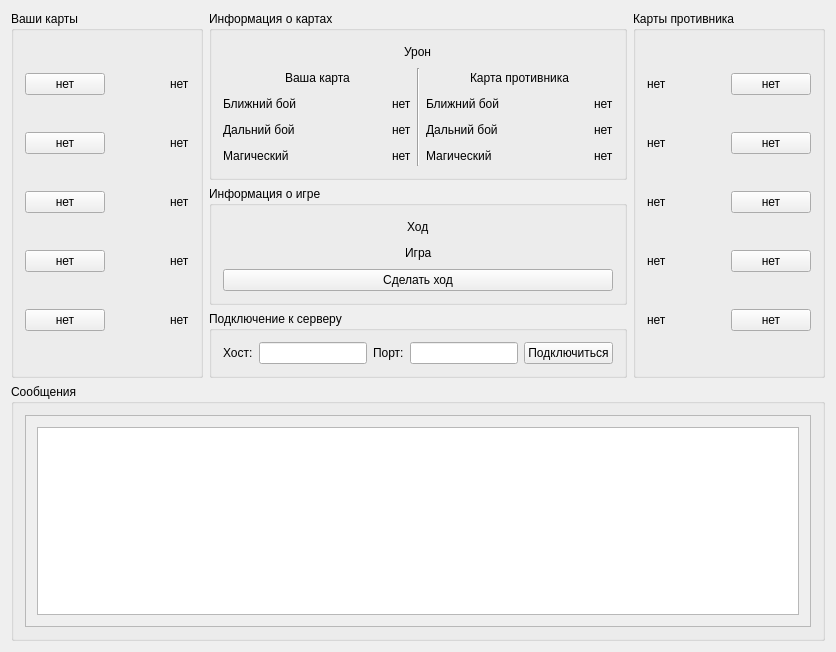
<?xml version="1.0" encoding="UTF-8"?>
<ui version="4.0">
 <class>ClientGui</class>
 <widget class="QMainWindow" name="ClientGui">
  <property name="geometry">
   <rect>
    <x>0</x>
    <y>0</y>
    <width>836</width>
    <height>652</height>
   </rect>
  </property>
  <property name="windowTitle">
   <string>Игра</string>
  </property>
  <widget class="QWidget" name="centralWidget">
   <layout class="QVBoxLayout" name="verticalLayout">
    <item>
     <layout class="QHBoxLayout" name="horizontalLayout_2">
      <item>
       <widget class="QGroupBox" name="my_cards">
        <property name="title">
         <string>Ваши карты</string>
        </property>
        <layout class="QGridLayout" name="gridLayout_6">
         <item row="1" column="0">
          <widget class="QPushButton" name="myCard2">
           <property name="text">
            <string>нет</string>
           </property>
          </widget>
         </item>
         <item row="2" column="0">
          <widget class="QPushButton" name="myCard3">
           <property name="text">
            <string>нет</string>
           </property>
          </widget>
         </item>
         <item row="3" column="2">
          <widget class="QLabel" name="myHealth4">
           <property name="text">
            <string>нет</string>
           </property>
          </widget>
         </item>
         <item row="2" column="2">
          <widget class="QLabel" name="myHealth3">
           <property name="text">
            <string>нет</string>
           </property>
          </widget>
         </item>
         <item row="0" column="2">
          <widget class="QLabel" name="myHealth1">
           <property name="text">
            <string>нет</string>
           </property>
          </widget>
         </item>
         <item row="4" column="0">
          <widget class="QPushButton" name="myCard5">
           <property name="text">
            <string>нет</string>
           </property>
          </widget>
         </item>
         <item row="1" column="2">
          <widget class="QLabel" name="myHealth2">
           <property name="text">
            <string>нет</string>
           </property>
          </widget>
         </item>
         <item row="3" column="0">
          <widget class="QPushButton" name="myCard4">
           <property name="text">
            <string>нет</string>
           </property>
          </widget>
         </item>
         <item row="0" column="0">
          <widget class="QPushButton" name="myCard1">
           <property name="text">
            <string>нет</string>
           </property>
          </widget>
         </item>
         <item row="4" column="2">
          <widget class="QLabel" name="myHealth5">
           <property name="text">
            <string>нет</string>
           </property>
           <property name="scaledContents">
            <bool>false</bool>
           </property>
          </widget>
         </item>
         <item row="0" column="1">
          <spacer name="horizontalSpacer">
           <property name="orientation">
            <enum>Qt::Horizontal</enum>
           </property>
           <property name="sizeHint" stdset="0">
            <size>
             <width>40</width>
             <height>20</height>
            </size>
           </property>
          </spacer>
         </item>
        </layout>
        <zorder>myCard1</zorder>
        <zorder>myHealth1</zorder>
        <zorder>myHealth2</zorder>
        <zorder>myCard2</zorder>
        <zorder>myHealth3</zorder>
        <zorder>myCard3</zorder>
        <zorder>myHealth4</zorder>
        <zorder>myCard4</zorder>
        <zorder>myHealth5</zorder>
        <zorder>myCard5</zorder>
        <zorder>horizontalSpacer</zorder>
       </widget>
      </item>
      <item>
       <layout class="QVBoxLayout" name="verticalLayout_7">
        <item>
         <widget class="QGroupBox" name="stats">
          <property name="title">
           <string>Информация о картах</string>
          </property>
          <layout class="QGridLayout" name="gridLayout_4">
           <item row="0" column="0" colspan="3">
            <layout class="QHBoxLayout" name="horizontalLayout_15">
             <item>
              <spacer name="horizontalSpacer_16">
               <property name="orientation">
                <enum>Qt::Horizontal</enum>
               </property>
               <property name="sizeHint" stdset="0">
                <size>
                 <width>40</width>
                 <height>20</height>
                </size>
               </property>
              </spacer>
             </item>
             <item>
              <widget class="QLabel" name="label_15">
               <property name="text">
                <string>Урон</string>
               </property>
              </widget>
             </item>
             <item>
              <spacer name="horizontalSpacer_15">
               <property name="orientation">
                <enum>Qt::Horizontal</enum>
               </property>
               <property name="sizeType">
                <enum>QSizePolicy::Expanding</enum>
               </property>
               <property name="sizeHint" stdset="0">
                <size>
                 <width>40</width>
                 <height>20</height>
                </size>
               </property>
              </spacer>
             </item>
            </layout>
           </item>
           <item row="1" column="0">
            <layout class="QGridLayout" name="gridLayout">
             <item row="2" column="0">
              <layout class="QHBoxLayout" name="horizontalLayout_17">
               <item>
                <widget class="QLabel" name="label_18">
                 <property name="text">
                  <string>Дальний бой</string>
                 </property>
                </widget>
               </item>
               <item>
                <spacer name="horizontalSpacer_18">
                 <property name="orientation">
                  <enum>Qt::Horizontal</enum>
                 </property>
                 <property name="sizeHint" stdset="0">
                  <size>
                   <width>10</width>
                   <height>20</height>
                  </size>
                 </property>
                </spacer>
               </item>
               <item>
                <widget class="QLabel" name="myDamageRange">
                 <property name="text">
                  <string>нет</string>
                 </property>
                </widget>
               </item>
              </layout>
             </item>
             <item row="3" column="0">
              <layout class="QHBoxLayout" name="horizontalLayout_18">
               <item>
                <widget class="QLabel" name="label_20">
                 <property name="text">
                  <string>Магический</string>
                 </property>
                </widget>
               </item>
               <item>
                <spacer name="horizontalSpacer_19">
                 <property name="orientation">
                  <enum>Qt::Horizontal</enum>
                 </property>
                 <property name="sizeHint" stdset="0">
                  <size>
                   <width>10</width>
                   <height>20</height>
                  </size>
                 </property>
                </spacer>
               </item>
               <item>
                <widget class="QLabel" name="myDamageMagic">
                 <property name="text">
                  <string>нет</string>
                 </property>
                </widget>
               </item>
              </layout>
             </item>
             <item row="1" column="0">
              <layout class="QHBoxLayout" name="horizontalLayout_16">
               <item>
                <widget class="QLabel" name="label_16">
                 <property name="text">
                  <string>Ближний бой</string>
                 </property>
                </widget>
               </item>
               <item>
                <spacer name="horizontalSpacer_17">
                 <property name="orientation">
                  <enum>Qt::Horizontal</enum>
                 </property>
                 <property name="sizeHint" stdset="0">
                  <size>
                   <width>10</width>
                   <height>20</height>
                  </size>
                 </property>
                </spacer>
               </item>
               <item>
                <widget class="QLabel" name="myDamageMelee">
                 <property name="text">
                  <string>нет</string>
                 </property>
                </widget>
               </item>
              </layout>
             </item>
             <item row="0" column="0">
              <layout class="QHBoxLayout" name="horizontalLayout_22">
               <item>
                <spacer name="horizontalSpacer_23">
                 <property name="orientation">
                  <enum>Qt::Horizontal</enum>
                 </property>
                 <property name="sizeHint" stdset="0">
                  <size>
                   <width>10</width>
                   <height>20</height>
                  </size>
                 </property>
                </spacer>
               </item>
               <item>
                <widget class="QLabel" name="label_28">
                 <property name="text">
                  <string>Ваша карта</string>
                 </property>
                </widget>
               </item>
               <item>
                <spacer name="horizontalSpacer_24">
                 <property name="orientation">
                  <enum>Qt::Horizontal</enum>
                 </property>
                 <property name="sizeType">
                  <enum>QSizePolicy::Expanding</enum>
                 </property>
                 <property name="sizeHint" stdset="0">
                  <size>
                   <width>10</width>
                   <height>20</height>
                  </size>
                 </property>
                </spacer>
               </item>
              </layout>
             </item>
            </layout>
           </item>
           <item row="1" column="1">
            <widget class="Line" name="line">
             <property name="orientation">
              <enum>Qt::Vertical</enum>
             </property>
            </widget>
           </item>
           <item row="1" column="2">
            <layout class="QGridLayout" name="gridLayout_3">
             <item row="2" column="0">
              <layout class="QHBoxLayout" name="horizontalLayout_25">
               <item>
                <widget class="QLabel" name="label_32">
                 <property name="text">
                  <string>Дальний бой</string>
                 </property>
                </widget>
               </item>
               <item>
                <spacer name="horizontalSpacer_28">
                 <property name="orientation">
                  <enum>Qt::Horizontal</enum>
                 </property>
                 <property name="sizeHint" stdset="0">
                  <size>
                   <width>10</width>
                   <height>20</height>
                  </size>
                 </property>
                </spacer>
               </item>
               <item>
                <widget class="QLabel" name="enemyDamageRange">
                 <property name="text">
                  <string>нет</string>
                 </property>
                </widget>
               </item>
              </layout>
             </item>
             <item row="3" column="0">
              <layout class="QHBoxLayout" name="horizontalLayout_26">
               <item>
                <widget class="QLabel" name="label_34">
                 <property name="text">
                  <string>Магический</string>
                 </property>
                </widget>
               </item>
               <item>
                <spacer name="horizontalSpacer_29">
                 <property name="orientation">
                  <enum>Qt::Horizontal</enum>
                 </property>
                 <property name="sizeHint" stdset="0">
                  <size>
                   <width>10</width>
                   <height>20</height>
                  </size>
                 </property>
                </spacer>
               </item>
               <item>
                <widget class="QLabel" name="enemyDamageMagic">
                 <property name="text">
                  <string>нет</string>
                 </property>
                </widget>
               </item>
              </layout>
             </item>
             <item row="1" column="0">
              <layout class="QHBoxLayout" name="horizontalLayout_24">
               <item>
                <widget class="QLabel" name="label_30">
                 <property name="text">
                  <string>Ближний бой</string>
                 </property>
                </widget>
               </item>
               <item>
                <spacer name="horizontalSpacer_27">
                 <property name="orientation">
                  <enum>Qt::Horizontal</enum>
                 </property>
                 <property name="sizeHint" stdset="0">
                  <size>
                   <width>10</width>
                   <height>20</height>
                  </size>
                 </property>
                </spacer>
               </item>
               <item>
                <widget class="QLabel" name="enemyDamageMelee">
                 <property name="text">
                  <string>нет</string>
                 </property>
                </widget>
               </item>
              </layout>
             </item>
             <item row="0" column="0">
              <layout class="QHBoxLayout" name="horizontalLayout_23">
               <item>
                <spacer name="horizontalSpacer_25">
                 <property name="orientation">
                  <enum>Qt::Horizontal</enum>
                 </property>
                 <property name="sizeHint" stdset="0">
                  <size>
                   <width>10</width>
                   <height>20</height>
                  </size>
                 </property>
                </spacer>
               </item>
               <item>
                <widget class="QLabel" name="label_29">
                 <property name="text">
                  <string>Карта противника</string>
                 </property>
                </widget>
               </item>
               <item>
                <spacer name="horizontalSpacer_26">
                 <property name="orientation">
                  <enum>Qt::Horizontal</enum>
                 </property>
                 <property name="sizeType">
                  <enum>QSizePolicy::Expanding</enum>
                 </property>
                 <property name="sizeHint" stdset="0">
                  <size>
                   <width>10</width>
                   <height>20</height>
                  </size>
                 </property>
                </spacer>
               </item>
              </layout>
             </item>
            </layout>
           </item>
          </layout>
         </widget>
        </item>
        <item>
         <widget class="QGroupBox" name="game">
          <property name="title">
           <string>Информация о игре</string>
          </property>
          <layout class="QVBoxLayout" name="verticalLayout_6">
           <item>
            <layout class="QHBoxLayout" name="horizontalLayout_13">
             <item>
              <spacer name="horizontalSpacer_6">
               <property name="orientation">
                <enum>Qt::Horizontal</enum>
               </property>
               <property name="sizeHint" stdset="0">
                <size>
                 <width>40</width>
                 <height>20</height>
                </size>
               </property>
              </spacer>
             </item>
             <item>
              <widget class="QLabel" name="stepLabel">
               <property name="text">
                <string>Ход</string>
               </property>
              </widget>
             </item>
             <item>
              <spacer name="horizontalSpacer_7">
               <property name="orientation">
                <enum>Qt::Horizontal</enum>
               </property>
               <property name="sizeHint" stdset="0">
                <size>
                 <width>40</width>
                 <height>20</height>
                </size>
               </property>
              </spacer>
             </item>
            </layout>
           </item>
           <item>
            <layout class="QHBoxLayout" name="horizontalLayout_14">
             <item>
              <spacer name="horizontalSpacer_13">
               <property name="orientation">
                <enum>Qt::Horizontal</enum>
               </property>
               <property name="sizeHint" stdset="0">
                <size>
                 <width>40</width>
                 <height>20</height>
                </size>
               </property>
              </spacer>
             </item>
             <item>
              <widget class="QLabel" name="gameLabel">
               <property name="text">
                <string>Игра</string>
               </property>
              </widget>
             </item>
             <item>
              <spacer name="horizontalSpacer_14">
               <property name="orientation">
                <enum>Qt::Horizontal</enum>
               </property>
               <property name="sizeHint" stdset="0">
                <size>
                 <width>40</width>
                 <height>20</height>
                </size>
               </property>
              </spacer>
             </item>
            </layout>
           </item>
           <item>
            <widget class="QPushButton" name="stepButton">
             <property name="text">
              <string>Сделать ход</string>
             </property>
            </widget>
           </item>
          </layout>
         </widget>
        </item>
        <item>
         <widget class="QGroupBox" name="server">
          <property name="enabled">
           <bool>true</bool>
          </property>
          <property name="title">
           <string>Подключение к серверу</string>
          </property>
          <layout class="QHBoxLayout" name="horizontalLayout_7">
           <item>
            <widget class="QLabel" name="label_6">
             <property name="text">
              <string>Хост:</string>
             </property>
            </widget>
           </item>
           <item>
            <widget class="QLineEdit" name="hostEdit">
             <property name="sizePolicy">
              <sizepolicy hsizetype="MinimumExpanding" vsizetype="Fixed">
               <horstretch>0</horstretch>
               <verstretch>0</verstretch>
              </sizepolicy>
             </property>
             <property name="minimumSize">
              <size>
               <width>100</width>
               <height>0</height>
              </size>
             </property>
             <property name="baseSize">
              <size>
               <width>100</width>
               <height>0</height>
              </size>
             </property>
            </widget>
           </item>
           <item>
            <widget class="QLabel" name="label_12">
             <property name="text">
              <string>Порт:</string>
             </property>
            </widget>
           </item>
           <item>
            <widget class="QLineEdit" name="portEdit">
             <property name="sizePolicy">
              <sizepolicy hsizetype="MinimumExpanding" vsizetype="Fixed">
               <horstretch>0</horstretch>
               <verstretch>0</verstretch>
              </sizepolicy>
             </property>
             <property name="minimumSize">
              <size>
               <width>100</width>
               <height>0</height>
              </size>
             </property>
             <property name="baseSize">
              <size>
               <width>100</width>
               <height>0</height>
              </size>
             </property>
            </widget>
           </item>
           <item>
            <widget class="QPushButton" name="connectButton">
             <property name="text">
              <string>Подключиться</string>
             </property>
            </widget>
           </item>
          </layout>
         </widget>
        </item>
       </layout>
      </item>
      <item>
       <widget class="QGroupBox" name="enemy_cards">
        <property name="title">
         <string>Карты противника</string>
        </property>
        <layout class="QGridLayout" name="gridLayout_5">
         <item row="4" column="0">
          <widget class="QLabel" name="enemyHealth5">
           <property name="text">
            <string>нет</string>
           </property>
          </widget>
         </item>
         <item row="1" column="2">
          <widget class="QPushButton" name="enemyCard2">
           <property name="text">
            <string>нет</string>
           </property>
          </widget>
         </item>
         <item row="2" column="0">
          <widget class="QLabel" name="enemyHealth3">
           <property name="text">
            <string>нет</string>
           </property>
          </widget>
         </item>
         <item row="0" column="2">
          <widget class="QPushButton" name="enemyCard1">
           <property name="text">
            <string>нет</string>
           </property>
          </widget>
         </item>
         <item row="2" column="2">
          <widget class="QPushButton" name="enemyCard3">
           <property name="text">
            <string>нет</string>
           </property>
          </widget>
         </item>
         <item row="3" column="0">
          <widget class="QLabel" name="enemyHealth4">
           <property name="text">
            <string>нет</string>
           </property>
          </widget>
         </item>
         <item row="4" column="2">
          <widget class="QPushButton" name="enemyCard5">
           <property name="text">
            <string>нет</string>
           </property>
          </widget>
         </item>
         <item row="1" column="0">
          <widget class="QLabel" name="enemyHealth2">
           <property name="text">
            <string>нет</string>
           </property>
          </widget>
         </item>
         <item row="3" column="2">
          <widget class="QPushButton" name="enemyCard4">
           <property name="text">
            <string>нет</string>
           </property>
          </widget>
         </item>
         <item row="0" column="0">
          <widget class="QLabel" name="enemyHealth1">
           <property name="enabled">
            <bool>true</bool>
           </property>
           <property name="text">
            <string>нет</string>
           </property>
          </widget>
         </item>
         <item row="0" column="1">
          <spacer name="horizontalSpacer_2">
           <property name="orientation">
            <enum>Qt::Horizontal</enum>
           </property>
           <property name="sizeHint" stdset="0">
            <size>
             <width>40</width>
             <height>20</height>
            </size>
           </property>
          </spacer>
         </item>
        </layout>
       </widget>
      </item>
     </layout>
    </item>
    <item>
     <widget class="QGroupBox" name="messages">
      <property name="title">
       <string>Сообщения</string>
      </property>
      <layout class="QVBoxLayout" name="verticalLayout_2">
       <item>
        <widget class="QScrollArea" name="scrollArea">
         <property name="widgetResizable">
          <bool>true</bool>
         </property>
         <widget class="QWidget" name="scrollAreaWidgetContents">
          <property name="geometry">
           <rect>
            <x>0</x>
            <y>0</y>
            <width>792</width>
            <height>210</height>
           </rect>
          </property>
          <layout class="QHBoxLayout" name="horizontalLayout">
           <item>
            <widget class="QTextBrowser" name="log"/>
           </item>
          </layout>
         </widget>
        </widget>
       </item>
      </layout>
     </widget>
    </item>
   </layout>
   <zorder></zorder>
   <zorder>messages</zorder>
  </widget>
 </widget>
 <layoutdefault spacing="6" margin="11"/>
 <resources/>
 <connections/>
</ui>
